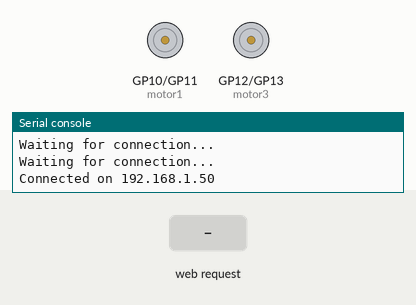
Simulated run of this program. Board: Raspberry Pi Pico running MicroPython. Parts: motor-driver pin pairs drawn as motors (green arrow = first pin HIGH = forward, orange = second pin HIGH = backward, longer = more drive, scaled by the enable pin), the last lines printed to the serial console. The test bench sets the inputs (shaded band). WiFi joins after 1.5 s.

Above: at 3.2 s.
3.3 s: HTTP request GET /move_forward? received
At 4.2 s:
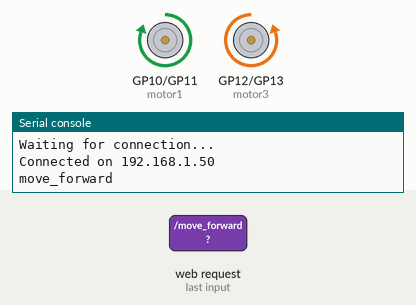
6.3 s: HTTP request GET /move_backward? received
At 7.7 s:
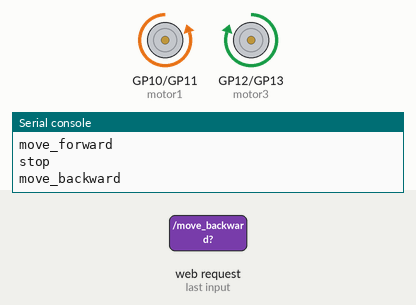
9.3 s: HTTP request GET /turn_right? received
At 10.0 s:
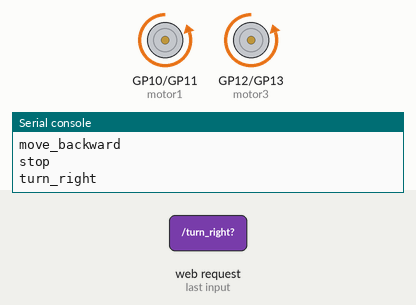
11.8 s: HTTP request GET /turn_left? received
At 12.6 s:
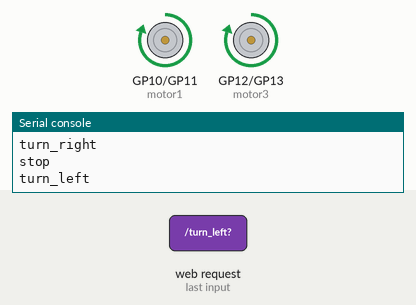
Timing chart, 0 to 14.8 s (numbered marks = the images above; inputs shaded):
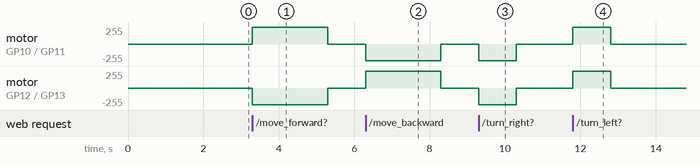

Measured:
- after the input at 3.3 s, motor on GP10 (motor1) / GP11 (motor2): stopped → forward 253/255 at once, → stopped 2.0 s later; motor on GP12 (motor3) / GP13 (motor4): stopped → backward 253/255 at once, → stopped 2.0 s later
- after the input at 6.3 s, motor on GP10 (motor1) / GP11 (motor2): stopped → backward 253/255 at once, → stopped 2.0 s later; motor on GP12 (motor3) / GP13 (motor4): stopped → forward 253/255 at once, → stopped 2.0 s later
- after the input at 9.3 s, motor on GP10 (motor1) / GP11 (motor2), motor on GP12 (motor3) / GP13 (motor4): stopped → backward 253/255 at once, → stopped 1.0 s later
- after the input at 11.8 s, motor on GP10 (motor1) / GP11 (motor2), motor on GP12 (motor3) / GP13 (motor4): stopped → forward 253/255 at once, → stopped 1.0 s later

The program:

wifi_controlled_robot_picow.py
```python
from machine import Pin,PWM #importing PIN and PWM
from time import sleep
import network
import socket

# Defining motor pins
motor1=Pin(10,Pin.OUT)
motor2=Pin(11,Pin.OUT)
motor3=Pin(12,Pin.OUT)
motor4=Pin(13,Pin.OUT)

# Defining enable pins and PWM object
enable1=PWM(Pin(6))
enable2=PWM(Pin(7))

# Defining frequency for enable pins
enable1.freq(1000)
enable2.freq(1000)

# Setting maximum duty cycle for maximum speed (0 to 65025)
enable1.duty_u16(65025)
enable2.duty_u16(65025)

ssid = 'WIFI_SSID' #Your Wifi SSID
password = 'WIFI_PASSWORD' #Your Wifi Password


# Forward
def move_forward():
    motor1.high()
    motor2.low()
    motor3.low()
    motor4.high()

# Backward
def move_backward():
    motor1.low()
    motor2.high()
    motor3.high()
    motor4.low()

#Turn Right
def turn_right():
    motor1.low()
    motor2.high()
    motor3.low()
    motor4.high()

#Turn Left
def turn_left():
    motor1.high()
    motor2.low()
    motor3.high()
    motor4.low()

#Stop
def stop():
    print("stop")
    motor1.low()
    motor2.low()
    motor3.low()
    motor4.low()

def connect():
    #Connect to WLAN
    wlan = network.WLAN(network.STA_IF)
    wlan.active(True)
    wlan.connect(ssid, password)
    while wlan.isconnected() == False:
        print('Waiting for connection...')
        sleep(1)
    ip = wlan.ifconfig()[0]
    print(f'Connected on {ip}')
    return ip

def open_socket(ip):
    # Open a socket
    address = (ip, 80)
    connection = socket.socket()
    connection.bind(address)
    connection.listen(1)
    return connection

def webpage(state):
    # UI Template HTML for Robot Control
    html = f"""
            <!DOCTYPE html>
            <html>
            <head>
            <title>Pico Hash Control</title>
            <link rel="stylesheet" href="https://maxcdn.bootstrapcdn.com/bootstrap/3.4.1/css/bootstrap.min.css">
            </head>
            <body>
            <div class="container">
            <h1 class="text-center" style="color:#4287f5">Hash Robotics</h1>
            <div class="row">
            <h2 class="text-center" style="color:#42c8f5">Wifi Controlled Robot</h2>
            <div style="padding:10px" class="col-sm-12">
            <div class="col-sm-4"></div>
            <div class="col-sm-4"><form action="./move_forward"><input class="btn btn-success btn-lg btn-block" type="submit" value="Move Forward" /></form></div>
            <div class="col-sm-4"></div>
            </div>
            <div style="padding:10px" class="col-sm-12">
            <div class="col-sm-4"><form action="./turn_left"><input class="btn btn-success btn-lg btn-block" type="submit" value="Turn Left" /></form></div>
            <div class="col-sm-4"><form action="./stop"><input class="btn btn-success btn-lg btn-block" type="submit" value="Stop" /></form></div>
            <div class="col-sm-4"><form action="./turn_right"><input class="btn btn-success btn-lg btn-block" type="submit" value="Turn Right" /></form></div>
            </div>
            <div style="padding:10px" class="col-sm-12">
            <div class="col-sm-4"></div>
            <div class="col-sm-4"><form action="./move_backward"><input class="btn btn-success btn-lg btn-block" type="submit" value="Move Backward" /></form></div>
            <div class="col-sm-4"></div>
            </div>
            </div>
            </div>
            </body>
            </html>
            """
    return str(html)

def serve(connection):
    #Start a web server
    state = ''
    while True:
        client = connection.accept()[0]
        request = client.recv(1024)
        request = str(request)
        try:
            request = request.split()[1]
        except IndexError:
            pass
        if request == '/move_forward?':
            print("move_forward")
            move_forward()
            sleep(2)
            stop()
        elif request =='/move_backward?':
            print("move_backward")
            move_backward()
            sleep(2)
            stop()
        elif request =='/turn_right?':
            print("turn_right")
            turn_right()
            sleep(1)
            stop()
        elif request =='/turn_left?':
            print("turn_left")
            turn_left()
            sleep(1)
            stop()
        elif request =='/stop?':
            stop()
            print("stop")

        html = webpage(state)
        client.send(html)
        client.close()


#Begin
try:
    ip = connect()
    connection = open_socket(ip)
    serve(connection)
except KeyboardInterrupt:
    machine.reset()

    
```
